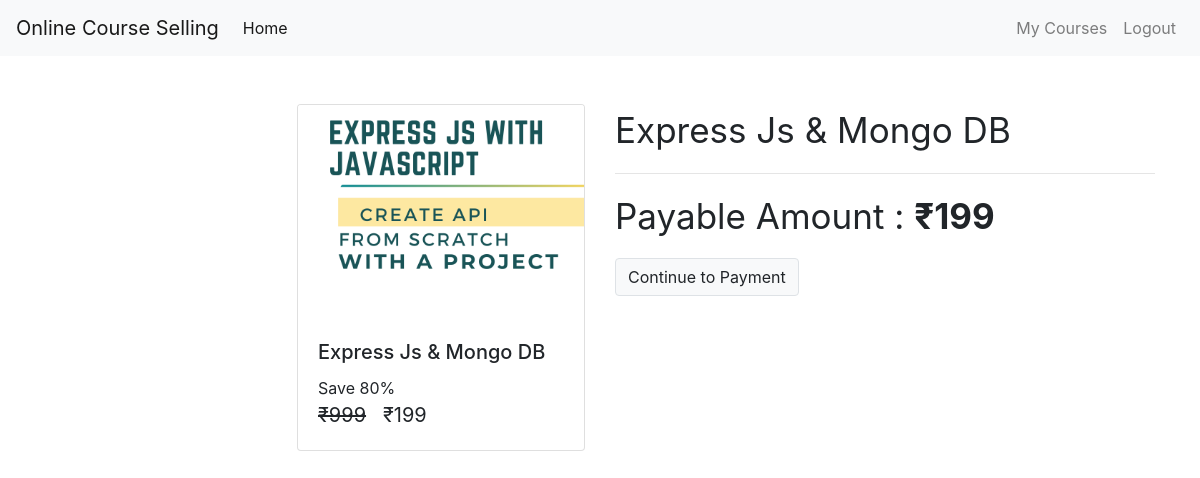
The app's page /check-out/express-mongo (signed in) with its own data.
### courses/models/course.py (models this page shows, shortened)
class Course(models.Model):
    name = models.CharField(max_length = 50 , null = False)
    slug = models.CharField(max_length = 50 , null = False , unique = True)
    description = models.CharField(max_length = 200 , null = True)
    price = models.IntegerField(null=False)
    discount = models.IntegerField(null=False , default = 0)
    active = models.BooleanField(default = False)
    thumbnail = models.ImageField(upload_to = "files/thumbnail")
    date = models.DateTimeField(auto_now_add= True)
    resource = models.FileField(upload_to = "files/resource")
    length = models.IntegerField(null=False)

### courses/views/checkout.py (the view, shortened to what this page needs)
# urls.py: path('check-out/<str:slug>', checkout , name = 'check-out'),
@login_required(login_url='/login')
def checkout(request , slug):
    course = Course.objects.get(slug  = slug)
    user = request.user
    action = request.GET.get('action')
    order = None
    payment = None
    error = None
    try:
        user_course = UserCourse.objects.get(user = user  , course = course)
        error = "You are Already Enrolled in this Course"
    except:
        pass
    amount=None
    if error is None :
        amount =  int((course.price - ( course.price * course.discount * 0.01 )) * 100)
    if amount==0:
        userCourse = UserCourse(user = user , course = course)
        userCourse.save()
        return redirect('my-courses')
    context = {
        "course" : course ,
        "order" : order,
        "payment" : payment,
        "user" : user ,
        "error" : error
    }
    return  render(request , template_name="courses/check_out.html" , context=context )

### courses/templatetags/course_custom_tags.py (called while the page is built)
@register.simple_tag
def cal_sellprice(price , discount):
    if discount is None or discount is 0:
        return price
    sellprice = price
    sellprice = price - ( price * discount * 0.01 )
    return math.floor(sellprice)

@register.filter
def rupee(price):
    return f'₹{price}'

### courses/templates/courses/check_out.html (shortened to what this page needs)
{% extends 'courses/base.html' %}
{% load course_custom_tags %}
{%block content%}
<div class="container">
    <br>
    <br>
    <div class="row ">
        <div class="col mr-auto ">
            <div class="card ml-auto" style="width: 18rem;">
                <img class="card-img-top" src="{{course.thumbnail.url}}" alt="Card image cap">
                <div class="card-body">
                    <h5 class="card-title">{{course.name}}</h5>
                    <p class="card-text m-0 p-0">
                        Save {{course.discount}}%
                        <br>
                        <span class="price">
                            <del>{{course.price|rupee}}</del>
                            <span>{% cal_sellprice course.price course.discount as value %} {{value|rupee}}</span>
                        </span>
                    </p>
                </div>
            </div>
        </div>
        <div class="col ">
            <div>
                <p class="display-5">{{course.name}}</p>
                <hr>
                <p class="display-5">Payable Amount : <b>{% cal_sellprice course.price course.discount as value %}
                        {{value|rupee}}</b></p>
                <a class="btn btn-light border" href="?action=create_payment">Continue to Payment</a>
            </div>
        </div>
    </div>
</div>
{%endblock%}

### courses/static/courses/css/common.css (style rules this page uses)
.price { font-size: 20px; }
.display-5 { font-size: 35px; }

### records on screen
Course: thumbnail (picture), name "Express Js & Mongo DB", discount "80", price "₹999"

### other values on screen
{{ value|rupee }} "₹199"
